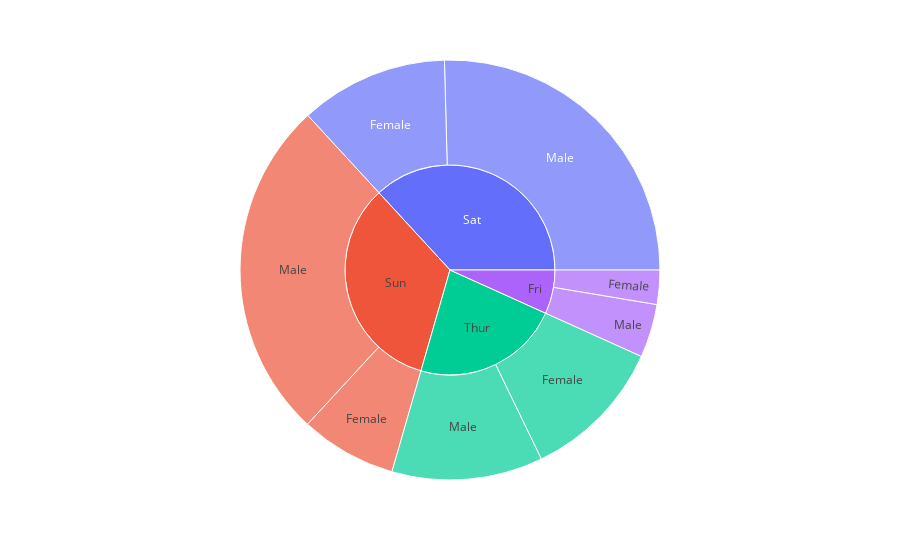

Notebook source saved alongside this figure:
### Code cell
import plotly.express as px 
 
data = px.data.tips() 
figure = px.sunburst(data, path = ["day", "sex"], values = "total_bill") 
 
figure.show()

### Figure 1 — Plotly figure (JSON) as saved in the notebook; plotly's stock layout.template omitted (floating-point values rounded to 4 significant figures)
{"data": [{"branchvalues": "total", "domain": {"x": [0, 1], "y": [0, 1]}, "hovertemplate": "labels=%{label}<br>total_bill=%{value}<br>parent=%{parent}<br>id=%{id}<extra></extra>", "ids": ["Fri/Female", "Sat/Female", "Sun/Female", "Thur/Female", "Fri/Male", "Sat/Male", "Sun/Male", "Thur/Male", "Fri", "Sat", "Sun", "Thur"], "labels": ["Female", "Female", "Female", "Female", "Male", "Male", "Male", "Male", "Fri", "Sat", "Sun", "Thur"], "level": "d40703", "name": "", "parents": ["Fri", "Sat", "Sun", "Thur", "Fri", "Sat", "Sun", "Thur", "", "", "", ""], "type": "sunburst", "values": [127.3, 551.0, 357.7, 534.9, 198.6, 1227.0, 1269.0, 561.4, 325.9, 1778.0, 1627.0, 1096.0]}], "layout": {"autosize": true, "legend": {"tracegroupgap": 0}, "margin": {"t": 60}}}
